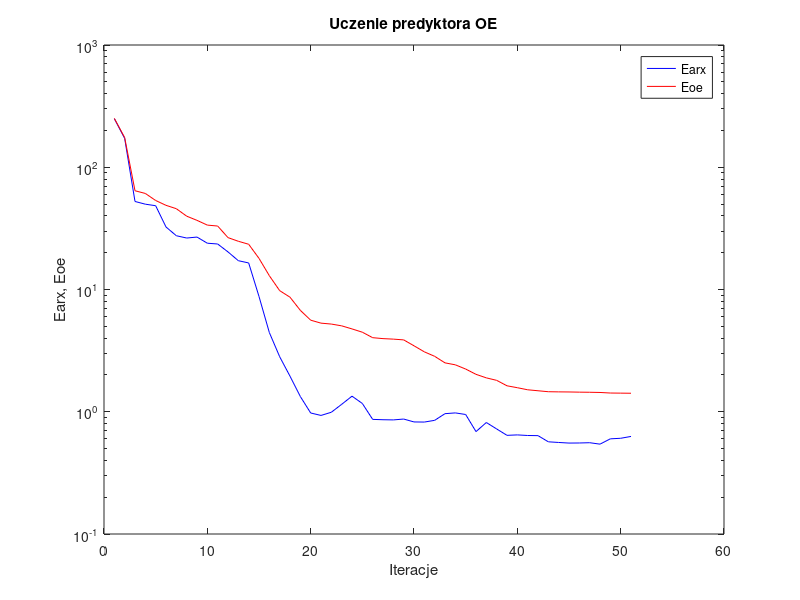
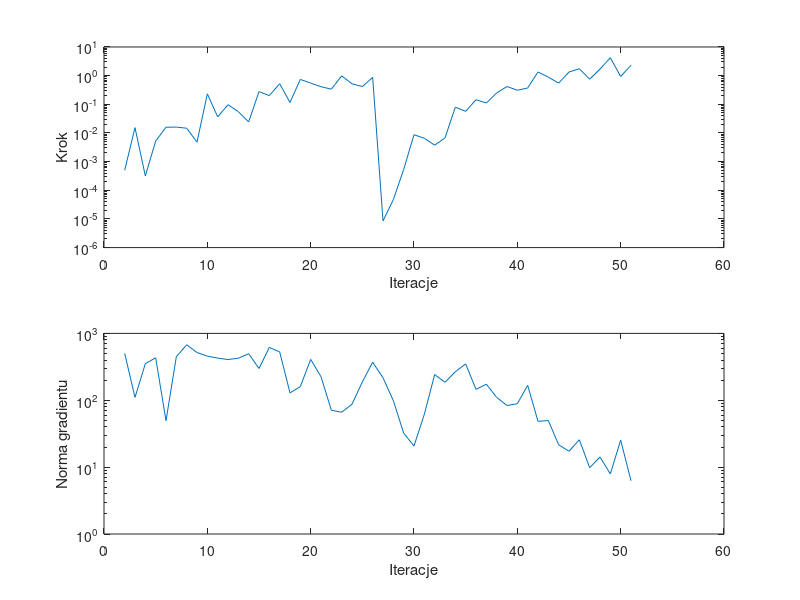

Write the MATLAB code that produced these figures, in order.
%uczenie predyktora oe
clear all;
n=0; farx(n+1)=2.496792e+002; foe(n+1)=2.510723e+002; wspucz(n+1)=0.000000e+000; ng(n+1)=0.000000e+000;
%odnowa zmiennej metryki
n=1; farx(n+1)=1.720439e+002; foe(n+1)=1.748859e+002; krok(n+1)=4.988661e-004; ng(n+1)=5.025003e+002;
n=2; farx(n+1)=5.248742e+001; foe(n+1)=6.424051e+001; krok(n+1)=1.535317e-002; ng(n+1)=1.104504e+002;
n=3; farx(n+1)=4.988298e+001; foe(n+1)=6.104717e+001; krok(n+1)=3.164277e-004; ng(n+1)=3.527511e+002;
n=4; farx(n+1)=4.845598e+001; foe(n+1)=5.346481e+001; krok(n+1)=5.214412e-003; ng(n+1)=4.312955e+002;
n=5; farx(n+1)=3.246374e+001; foe(n+1)=4.881606e+001; krok(n+1)=1.586357e-002; ng(n+1)=4.950029e+001;
n=6; farx(n+1)=2.753469e+001; foe(n+1)=4.580283e+001; krok(n+1)=1.601914e-002; ng(n+1)=4.477667e+002;
n=7; farx(n+1)=2.636443e+001; foe(n+1)=3.980195e+001; krok(n+1)=1.464382e-002; ng(n+1)=6.757891e+002;
n=8; farx(n+1)=2.685184e+001; foe(n+1)=3.677834e+001; krok(n+1)=4.788074e-003; ng(n+1)=5.176569e+002;
n=9; farx(n+1)=2.391179e+001; foe(n+1)=3.363582e+001; krok(n+1)=2.320583e-001; ng(n+1)=4.567297e+002;
n=10; farx(n+1)=2.356499e+001; foe(n+1)=3.304715e+001; krok(n+1)=3.651364e-002; ng(n+1)=4.270866e+002;
n=11; farx(n+1)=2.029722e+001; foe(n+1)=2.657214e+001; krok(n+1)=9.656284e-002; ng(n+1)=4.065771e+002;
n=12; farx(n+1)=1.720534e+001; foe(n+1)=2.480232e+001; krok(n+1)=5.536470e-002; ng(n+1)=4.252286e+002;
n=13; farx(n+1)=1.648919e+001; foe(n+1)=2.344873e+001; krok(n+1)=2.429096e-002; ng(n+1)=4.968108e+002;
n=14; farx(n+1)=8.768668e+000; foe(n+1)=1.797312e+001; krok(n+1)=2.760258e-001; ng(n+1)=2.984546e+002;
n=15; farx(n+1)=4.446843e+000; foe(n+1)=1.296727e+001; krok(n+1)=2.010759e-001; ng(n+1)=6.166034e+002;
n=16; farx(n+1)=2.819558e+000; foe(n+1)=9.788817e+000; krok(n+1)=5.226535e-001; ng(n+1)=5.289343e+002;
n=17; farx(n+1)=1.953572e+000; foe(n+1)=8.650326e+000; krok(n+1)=1.160291e-001; ng(n+1)=1.288679e+002;
n=18; farx(n+1)=1.332405e+000; foe(n+1)=6.753383e+000; krok(n+1)=7.382907e-001; ng(n+1)=1.603405e+002;
n=19; farx(n+1)=9.770960e-001; foe(n+1)=5.611778e+000; krok(n+1)=5.491644e-001; ng(n+1)=4.084137e+002;
n=20; farx(n+1)=9.329831e-001; foe(n+1)=5.306776e+000; krok(n+1)=4.112198e-001; ng(n+1)=2.252199e+002;
n=21; farx(n+1)=9.905656e-001; foe(n+1)=5.215172e+000; krok(n+1)=3.371762e-001; ng(n+1)=7.096332e+001;
n=22; farx(n+1)=1.150090e+000; foe(n+1)=5.044124e+000; krok(n+1)=9.826030e-001; ng(n+1)=6.621548e+001;
n=23; farx(n+1)=1.341092e+000; foe(n+1)=4.760263e+000; krok(n+1)=5.203615e-001; ng(n+1)=8.717797e+001;
n=24; farx(n+1)=1.169109e+000; foe(n+1)=4.474393e+000; krok(n+1)=4.144507e-001; ng(n+1)=1.880857e+002;
n=25; farx(n+1)=8.662008e-001; foe(n+1)=4.035765e+000; krok(n+1)=8.707243e-001; ng(n+1)=3.705202e+002;
%odnowa zmiennej metryki
n=26; farx(n+1)=8.604655e-001; foe(n+1)=3.964927e+000; krok(n+1)=8.539569e-006; ng(n+1)=2.169510e+002;
n=27; farx(n+1)=8.576506e-001; foe(n+1)=3.927024e+000; krok(n+1)=4.720762e-005; ng(n+1)=9.878044e+001;
n=28; farx(n+1)=8.716139e-001; foe(n+1)=3.871745e+000; krok(n+1)=5.326130e-004; ng(n+1)=3.233842e+001;
n=29; farx(n+1)=8.253710e-001; foe(n+1)=3.463825e+000; krok(n+1)=8.669283e-003; ng(n+1)=2.068129e+001;
n=30; farx(n+1)=8.235435e-001; foe(n+1)=3.091065e+000; krok(n+1)=6.544675e-003; ng(n+1)=6.178881e+001;
n=31; farx(n+1)=8.506827e-001; foe(n+1)=2.840529e+000; krok(n+1)=3.752980e-003; ng(n+1)=2.422292e+002;
n=32; farx(n+1)=9.645832e-001; foe(n+1)=2.511304e+000; krok(n+1)=6.734730e-003; ng(n+1)=1.857208e+002;
n=33; farx(n+1)=9.785373e-001; foe(n+1)=2.420433e+000; krok(n+1)=7.964480e-002; ng(n+1)=2.671974e+002;
n=34; farx(n+1)=9.496837e-001; foe(n+1)=2.235340e+000; krok(n+1)=5.671128e-002; ng(n+1)=3.495366e+002;
n=35; farx(n+1)=6.881123e-001; foe(n+1)=2.023564e+000; krok(n+1)=1.443061e-001; ng(n+1)=1.453901e+002;
n=36; farx(n+1)=8.164851e-001; foe(n+1)=1.893205e+000; krok(n+1)=1.111619e-001; ng(n+1)=1.740683e+002;
n=37; farx(n+1)=7.231820e-001; foe(n+1)=1.806538e+000; krok(n+1)=2.490283e-001; ng(n+1)=1.105157e+002;
n=38; farx(n+1)=6.413174e-001; foe(n+1)=1.630430e+000; krok(n+1)=4.170483e-001; ng(n+1)=8.340098e+001;
n=39; farx(n+1)=6.466274e-001; foe(n+1)=1.572988e+000; krok(n+1)=3.098762e-001; ng(n+1)=8.888284e+001;
n=40; farx(n+1)=6.394337e-001; foe(n+1)=1.512533e+000; krok(n+1)=3.706964e-001; ng(n+1)=1.671958e+002;
n=41; farx(n+1)=6.376220e-001; foe(n+1)=1.485065e+000; krok(n+1)=1.342163e+000; ng(n+1)=4.837609e+001;
n=42; farx(n+1)=5.677370e-001; foe(n+1)=1.458448e+000; krok(n+1)=8.892951e-001; ng(n+1)=4.980255e+001;
n=43; farx(n+1)=5.607462e-001; foe(n+1)=1.454183e+000; krok(n+1)=5.467184e-001; ng(n+1)=2.155588e+001;
n=44; farx(n+1)=5.544150e-001; foe(n+1)=1.451707e+000; krok(n+1)=1.339714e+000; ng(n+1)=1.729155e+001;
n=45; farx(n+1)=5.553053e-001; foe(n+1)=1.446553e+000; krok(n+1)=1.740861e+000; ng(n+1)=2.566411e+001;
n=46; farx(n+1)=5.581653e-001; foe(n+1)=1.443557e+000; krok(n+1)=7.525649e-001; ng(n+1)=9.793997e+000;
n=47; farx(n+1)=5.432326e-001; foe(n+1)=1.438093e+000; krok(n+1)=1.691553e+000; ng(n+1)=1.416977e+001;
n=48; farx(n+1)=6.004852e-001; foe(n+1)=1.422955e+000; krok(n+1)=4.225082e+000; ng(n+1)=7.926797e+000;
n=49; farx(n+1)=6.067349e-001; foe(n+1)=1.419997e+000; krok(n+1)=9.372047e-001; ng(n+1)=2.528325e+001;
n=50; farx(n+1)=6.282197e-001; foe(n+1)=1.417159e+000; krok(n+1)=2.290894e+000; ng(n+1)=6.263167e+000;

figure; semilogy(farx,'b'); hold on; semilogy(foe,'r'); xlabel('Iteracje'); ylabel('Earx, Eoe'); legend('Earx','Eoe'); title('Uczenie predyktora OE');
figure; subplot(2,1,1); semilogy(krok); xlabel('Iteracje'); ylabel('Krok');
subplot(2,1,2); semilogy(ng); xlabel('Iteracje'); ylabel('Norma gradientu');
Earx=farx(n+1)
Eoe=foe(n+1)
